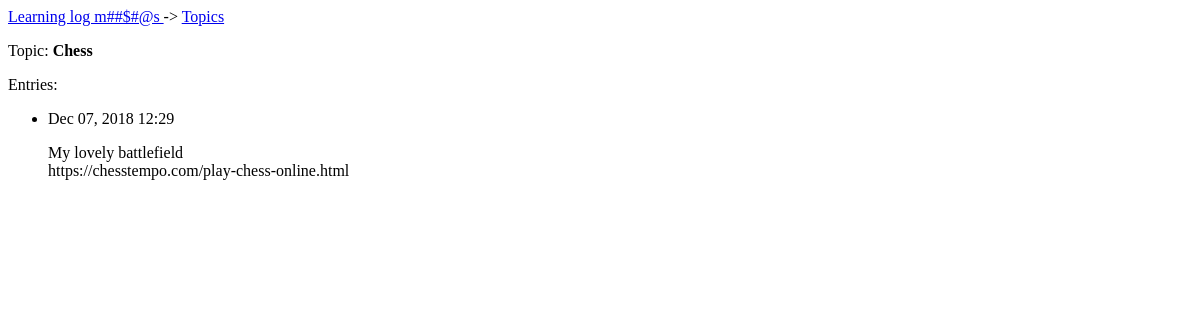
Page /topics/1/ on the earlier database version.
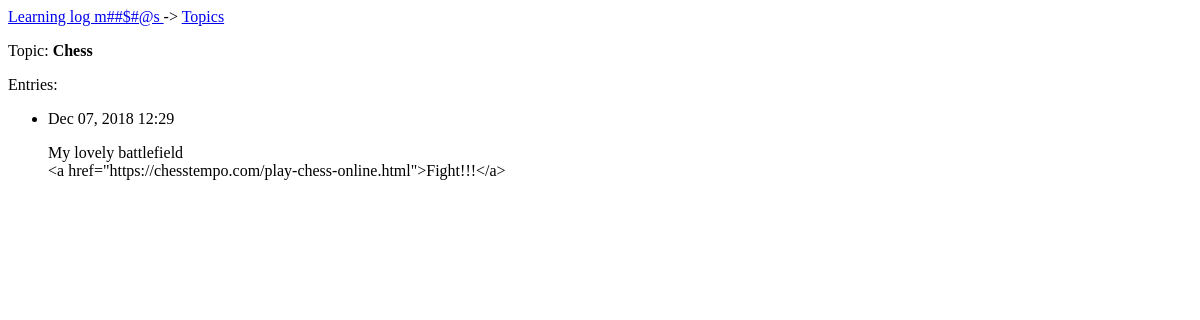
Same page on the later database version.
### learning_logs/models.py (models this page shows, shortened)
class Topic(models.Model):
    text = models.CharField(max_length=200)
    date_added = models.DateTimeField(auto_now_add=True)
    def __str__(self):
        return self.text

class Entry(models.Model):
    topic = models.ForeignKey(Topic,on_delete=models.CASCADE)
    text = models.TextField()
    date_added = models.DateTimeField(auto_now_add=True)
    class Meta:
        verbose_name_plural = 'entries'

### learning_logs/views.py (the view)
# urls.py: re_path(r'^topics/(?P<topic_id>\d+)/$',views.topic ,name='topic'),
def topic(request,topic_id):
    topic = Topic.objects.get(id=topic_id)
    entries = topic.entry_set.order_by('-date_added')
    context = {'topic':topic,'entries':entries}
    return render(request,'learning_logs/topic.html',context)

### learning_logs/templates/learning_logs/topic.html
{% extends "learning_logs/base.html"%}
{%block content%}
  <p>Topic: <b>{{topic}}</b></p>
  <p>Entries: </p>
  <ul>
  {%for entry in entries%}
    <li>
      <p>{{ entry.date_added|date:'M d, Y H:i'}}</p>
      <p>{{ entry.text|linebreaks }}</p>
    </li>
  {%empty%}
    <li>
      There no entrys for this topic
    </li>
  {% endfor %}
  </ul>
{%endblock content%}

### learning_logs/templates/learning_logs/base.html
<p>
  <a href="{% url 'learning_logs:index'%}">Learning log m##$#@s </a> ->
  <a href="{% url 'learning_logs:topics'%}">Topics</a>
</p>
{% block content %}{% endblock content %}

Differences in the rows shown:
changed Entry: text "My lovely battlefield https://chesstempo.com/play-chess-online.html" → "My lovely battlefield <a href=\"https://chesstempo.com/play-chess-online.html\">Fight!!!</a>"
